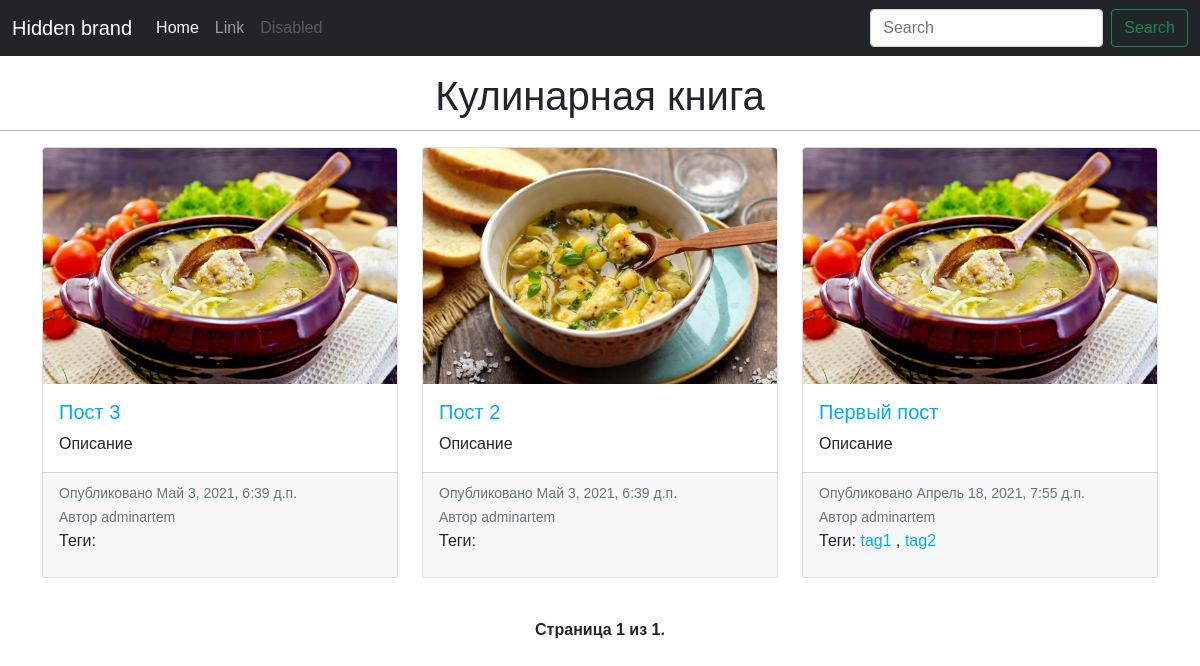
Before: / with the older database file.
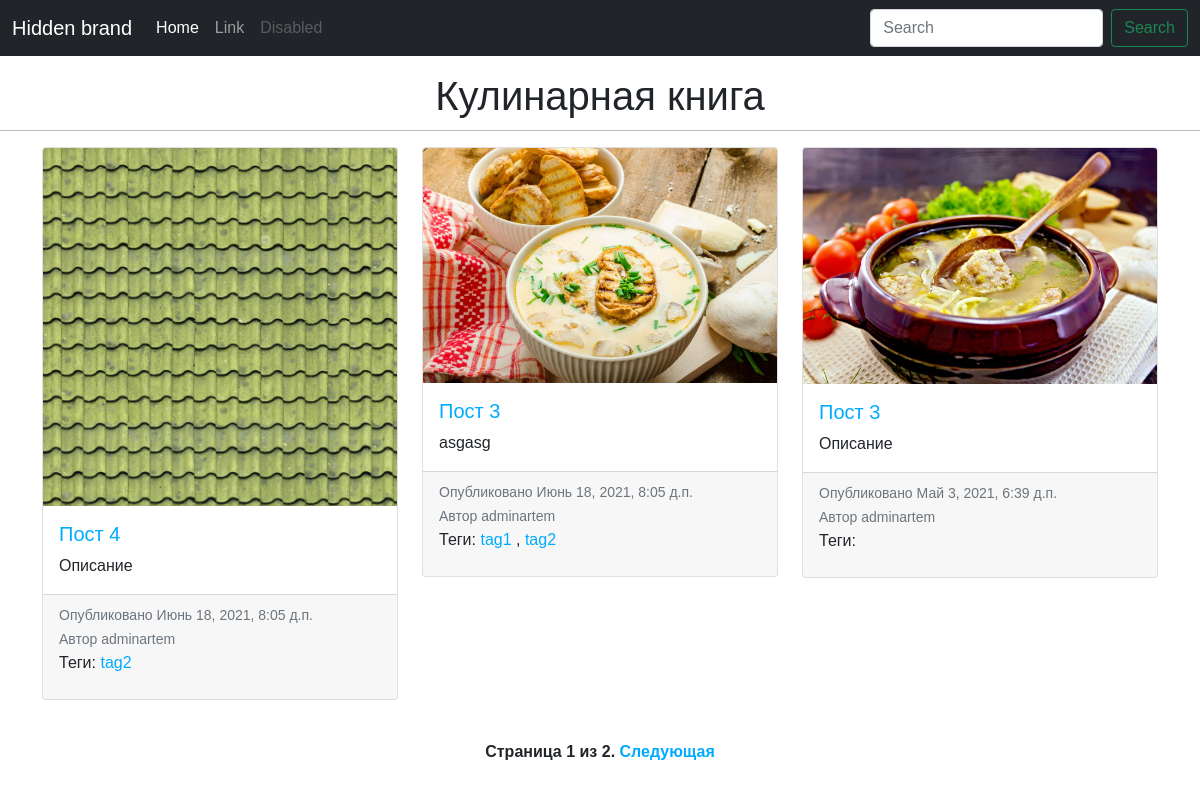
After: the same page with the newer database file.
### blog/models.py (models this page shows, shortened)
class Post(models.Model):
    STATUS_CHOICES=(
        ('draft','Draft'),
        ('published','Published'),
    )
    title=models.CharField(max_length=250,verbose_name='Название поста')
    slug=models.SlugField(max_length=250,unique_for_date='publish')
    author=models.ForeignKey(User,on_delete=models.CASCADE,
                         related_name='blog_posts',verbose_name='Автор')
    short_description=models.CharField(max_length=400,verbose_name='Короткое описание')
    publish=models.DateTimeField(default=timezone.now,verbose_name='Дата публикации')
    created = models.DateTimeField(auto_now_add=True, verbose_name='Дата создания')
    updated = models.DateTimeField(auto_now=True, verbose_name='Дата изменения')
    status = models.CharField(max_length=10, choices=STATUS_CHOICES, default='draft', verbose_name='Статус публикации')
    image = models.ImageField(upload_to='product_images/', blank=False, verbose_name='Изображение')
    tags=TaggableManager()
    class Meta:
        ordering = ('-publish',)
    def get_absolute_url(self):
        return reverse('blog:post_detail', args=[self.publish.year,
                                             self.publish.month,
                                             self.publish.day,
                                             self.slug])

### blog/views.py (the view)
# urls.py: path('',views.post_list,name='post_list'),
def post_list(request, tag_slug=None):
    object_list = Post.objects.all()
    tag = None
    if tag_slug:
        tag = get_object_or_404(Tag, slug=tag_slug)
        object_list = object_list.filter(
            tags__in=[tag])
        print(object_list)
    paginator = Paginator(object_list, 3)  # 10 постов = 10 страниц
    page = request.GET.get('page')
    try:
        posts = paginator.page(page)  # пост №5
    except PageNotAnInteger:  # Если постов на страницу по 10 а всего их 5
        posts = paginator.page(1)
    except EmptyPage:  # если номер страницы которой нет
        posts = paginator.page(paginator.num_pages)
    return render(request, 'blog/post/list.html',
                  {'page': page,
                   'posts': posts,
                   'tag': tag})

### blog/templates/blog/post/list.html (shortened to what this page needs)
{% extends 'blog/base.html' %}
{% block content %}
    <h1 class="title text-center my-3">
        Кулинарная книга
    </h1>
    <div class="container">
        <div class="row row-cols-1 row-cols-md-3 g-4">
            {% for post in posts %}
                <div class="col">
                    <div class="card ">
                        <a href="{{ post.get_absolute_url }}">
                            <img src="{{ MEDIA_URL }}{{ post.image.url }}" class="card-img-top" alt="...">
                        </a>
                        <div class="card-body">
                            <a href="{{ post.get_absolute_url }}">
                                <h5 class="card-title">{{ post.title }}</h5>
                            </a>
                            <p class="card-text">{{ post.short_description }}</p>
                        </div>
                        <div class="card-footer">
                            <small class="text-muted">
                                Опубликовано {{ post.publish }}
                            </small>
                            <br>
                            <small class="text-muted">
                                Автор {{ post.author }}
                            </small>
                            <p class="tags">Теги:
                                {% for tag in post.tags.all %}
                                    <a href="{% url 'blog:post_list_by_tag' tag.slug %}">
                                        {{ tag.name }}
                                    </a>
                                    {% if not forloop.last %}, {% endif %}
                                {% endfor %}
                            </p>
                        </div>
                    </div>
                </div>
            {% endfor %}
        </div>
    </div>
        {% include "pagination.html" with page=posts %}
{% endblock %}

### blog/templates/blog/base.html (shortened to what this page needs)
{% load static %}
<!DOCTYPE html>
<html lang="ru">
<head>
    <link rel="stylesheet" href="{% static 'css/bootstrap.css' %}">
    <link rel="stylesheet" href="{% static 'css/style.css' %}">
</head>
<body>
    {% block navbar %}
        <nav class="navbar navbar-expand-lg navbar-dark bg-dark">
          <div class="container-fluid">
            <div class="collapse navbar-collapse" id="navbarTogglerDemo01">
              <a class="navbar-brand" href="#">Hidden brand</a>
              <ul class="navbar-nav me-auto mb-2 mb-lg-0">
                <li class="nav-item">
                  <a class="nav-link active" aria-current="page" href="#">Home</a>
                </li>
                <li class="nav-item">
                  <a class="nav-link" href="#">Link</a>
                </li>
                <li class="nav-item">
                  <a class="nav-link disabled" href="#" tabindex="-1" aria-disabled="true">Disabled</a>
                </li>
              </ul>
              <form class="d-flex">
                <input class="form-control me-2" type="search" placeholder="Search" aria-label="Search">
                <button class="btn btn-outline-success" type="submit">Search</button>
              </form>
            </div>
          </div>
        </nav>
    {% endblock %}
        {% block content %}
        {% endblock %}
</body>
</html>

### blog/templates/pagination.html (shortened to what this page needs)
<div class="pagination">
    <span class="step-links">
        <span class="current">
            Страница {{ page.number }} из {{ page.paginator.num_pages }}.
        </span>
        {% if page.has_next %}
            <a href="?page={{page.next_page_number }}">Следующая</a>
        {% endif %}
    </span>
</div>

### blog/static/css/style.css (style rules this page uses)
body { margin: 0; padding: 0; font-family: helvetica,sans-serif; }
a { color: #00abff; text-decoration: none; }
h1 { font-weight: normal; border-bottom: 1px solid #bbb; padding: 0 0 10px 0; }
.pagination { margin: 40px auto; font-weight: bold; }
.step-links { margin: 0 auto; }

Changed rows visible on the page:
no longer on this page (row edited): Post: image (picture), title "Пост 2", short_description "Описание", publish "Май 3, 2021, 6:39 д.п.", author "adminartem"
no longer on this page (row unchanged): Post: image (picture), title "Первый пост", short_description "Описание", publish "Апрель 18, 2021, 7:55 д.п.", author "adminartem", Tag (name "tag1"), Tag (name "tag2")
added Post: image (picture), title "Пост 4", short_description "Описание", publish "Июнь 18, 2021, 8:05 д.п.", author "adminartem", Tag (name "tag2")
added Post: image (picture), title "Пост 3", short_description "asgasg", publish "Июнь 18, 2021, 8:05 д.п.", author "adminartem", Tag (name "tag1"), Tag (name "tag2")
Other visible differences:
{{ page.paginator.num_pages }}: "1" → "2"
text now shown: "Следующая"
